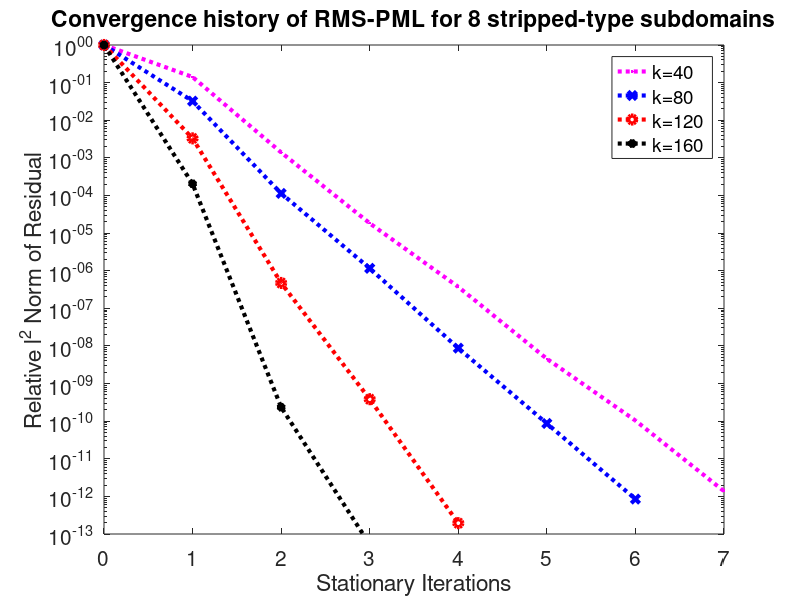

Reproduce this figure in MATLAB.




res40 = [0.000353957, 4.99164e-05, 4.92532e-07, 6.45139e-09, 1.31398e-10, 1.61065e-12, 3.6713e-14, 4.86706e-16, 2.83942e-17]
res80 = [0.000106515, 3.43802e-06, 1.209e-08, 1.23056e-10, 9.29405e-13, 9.23101e-15, 9.03527e-17]
res120 = [5.24618e-05, 1.72802e-07, 2.47435e-11, 2.01439e-14, 1.01868e-17]
res160 = [3.17282e-05, 6.45958e-09, 7.4442e-15, 1.6739e-18]



semilogy(0:size(res40,2)-1,res40/res40(1),'m:.','DisplayName','k=40','LineWidth',3); hold on;

semilogy(0:size(res80,2)-1,res80/res80(1),'b:x','DisplayName','k=80','LineWidth',3); hold on;

semilogy(0:size(res120,2)-1,res120/res120(1),'r:o','DisplayName','k=120','LineWidth',3); hold on;

semilogy(0:size(res160,2)-1,res160/res160(1),'k:*','DisplayName','k=160','LineWidth',3); hold on;


legend('show');
axis([0 7 1e-13 1])
%axis([0 20 1e-10 1])
xlabel('Stationary Iterations');
ylabel('Relative l^2 Norm of Residual');
title('Convergence history of RMS-PML for 8 stripped-type subdomains');
set(gca,'FontSize',15);
hold off

